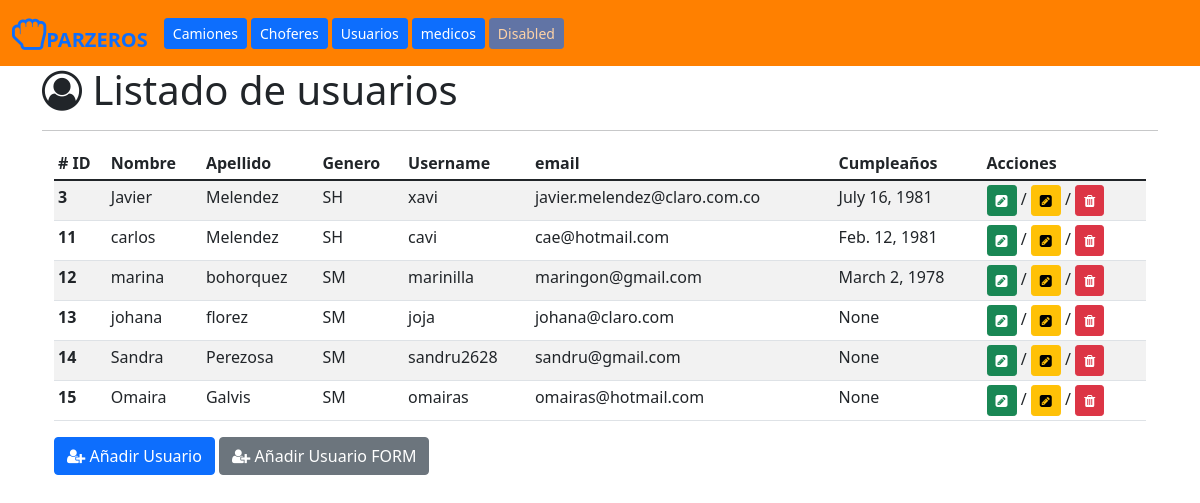
/core/, run on the app's committed database.
### core/models.py (models this page shows)
class Usuario(models.Model):
    SEXO1 = 'SH'
    SEXO2 = 'SM'
    SEXO3 = 'NB'
    SEXO4 = 'NA'
    TIPO_GENERO = (
        (SEXO1, 'Hombre'),
        (SEXO2, 'Mujer'),
        (SEXO3, 'No binario'),
        (SEXO4, 'Indefinido'),
        )
    nombre = models.CharField(max_length=45)
    apellido = models.CharField(max_length=45)
    Genero = models.CharField(max_length=2, choices=TIPO_GENERO, default=SEXO4)
    username = models.CharField(max_length=20)
    email = models.EmailField(max_length=200, unique=True)
    password = models.CharField(max_length=72)
    description = models.TextField(default='')
    bithday = models.DateField(null=True)
    created_at = models.DateTimeField(auto_now_add=True)
    updated_at = models.DateTimeField(auto_now=True)
    objects = UsuarioManager()

### core/views.py (the view)
# urls.py: path('', views.list_users, name='users'),
def list_users(request):
    if request.method == "GET":
        contexto = {
            'usuarios': Usuario.objects.all().order_by('id')
            }
        Usuario.objects.saludar("XAVI")
        return render(request, 'core/userList.html', contexto)

### core/models.py (called while the page is built)
    def saludar(self, name=None):
            if name:
                print("HOLA A TI", name)
            return self

### core/templates/core/userList.html (shortened to what this page needs)
{% extends "app/foundation.html" %}
{% block contenido %}
{% include 'app/menu.html' %}
<div class="container mt-6">
    <h1><i class="fa fa-user-circle-o" aria-hidden="true"></i> Listado de usuarios </h1>
    <hr>
    <div class="container m-6 table-responsive-sm">
        <table class="table table-striped table-hover table-sm">
            <thead>
            <tr>
                <th scope="col"># ID</th>
                <th scope="col">Nombre</th>
                <th scope="col">Apellido</th>
                <th scope="col">Genero</th>
                <th scope="col">Username</th>
                <th scope="col">email</th>
                <th scope="col">Cumpleaños</th>
                <th scope="col">Acciones</th>
            </tr>
            </thead>
            <tbody>
            {% for user in usuarios %}
                <tr>
                    <th scope="row">{{user.id}}</th>
                    <td>{{user.nombre}}</td>
                    <td>{{user.apellido}}</td>
                    <td>{{user.Genero}}</td>
                    <td>{{user.username}}</td>
                    <td>{{user.email}}</td>
                    <td>{{user.bithday}}</td>
                    <td><a href="{% url 'core:edit_users' id=user.id %}" class="btn btn-success btn-sm"><i class="fa fa-pencil-square" aria-hidden="true"></i></a> / <a href="{% url 'core:edit_form' id=user.id %}" class="btn btn-warning btn-sm"><i class="fa fa-pencil-square" aria-hidden="true"></i></a> / <a href="{% url 'core:delete_users' id=user.id %}" class="btn btn-danger btn-sm"><i class="fa fa-trash" aria-hidden="true"></i></a></td>
                </tr>
            {% endfor %}
            </tbody>
        </table>
        <a href="{% url 'core:add_users' %}" class="btn btn-primary"><i class="fa fa-user-plus" aria-hidden="true"></i> Añadir Usuario </a>
        <a href="{% url 'core:add_form' %}" class="btn btn-secondary"><i class="fa fa-user-plus" aria-hidden="true"></i> Añadir Usuario FORM </a>
    </div>
</div>
{% endblock %}

### data on the page
Usuario: id "3", nombre "Javier", apellido "Melendez", Genero "SH", username "xavi", email "javier.melendez@claro.com.co", bithday "July 16, 1981"
Usuario: id "11", nombre "carlos", apellido "Melendez", Genero "SH", username "cavi", email "cae@hotmail.com", bithday "Feb. 12, 1981"
Usuario: id "12", nombre "marina", apellido "bohorquez", Genero "SM", username "marinilla", email "maringon@gmail.com", bithday "March 2, 1978"
Usuario: id "13", nombre "johana", apellido "florez", Genero "SM", username "joja", email "johana@claro.com", bithday "None"
Usuario: id "14", nombre "Sandra", apellido "Perezosa", Genero "SM", username "sandru2628", email "sandru@gmail.com", bithday "None"
Usuario: id "15", nombre "Omaira", apellido "Galvis", Genero "SM", username "omairas", email "omairas@hotmail.com", bithday "None"
